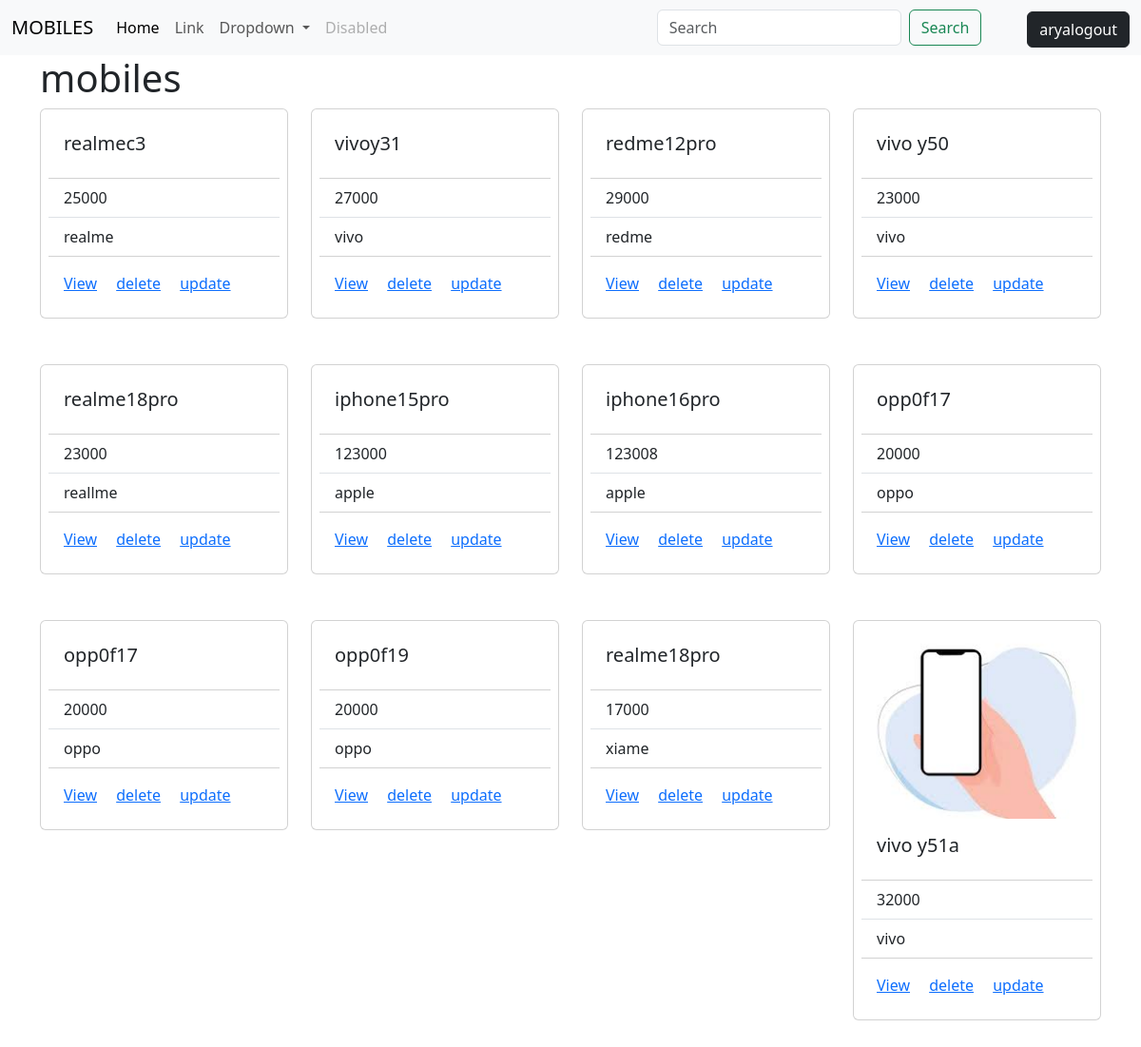
Page /mobile/all (signed in) on the committed database.
### crm/models.py (models this page shows)
class Mobile(models.Model):
    name=models.CharField(max_length=100)
    brand=models.CharField(max_length=200)
    price=models.PositiveIntegerField()
    RAM=models.CharField(max_length=100)
    color=models.CharField(max_length=100)
    picture=models.ImageField(upload_to="mobile_images",null=True,blank=True)

### crm/views.py (the view)
# urls.py: path('mobile/all',views.MobileList.as_view(),name='mobile-list'),
@method_decorator(signin_required,name="dispatch")
class MobileList(View):
    template_name="mobile_list.html"
    def get(self,request,*args,**kwargs):
        search_text=request.GET.get("filter")
        qs=Mobile.objects.all()
        all_names=Mobile.objects.values_list("name",flat=True).distinct()
        all_brand_types=Mobile.objects.values_list("brand",flat=True).distinct()
        all_ram_types=Mobile.objects.values_list("RAM",flat=True).distinct()
        all_records=[]
        all_records.extend(all_names)
        all_records.extend(all_ram_types)
        all_records.extend(all_brand_types)
        if search_text:
            qs=qs.filter(Q(name__contains=search_text)|Q(brand__contains=search_text)|Q(RAM__contains=search_text))
        return render(request,self.template_name,{"data":qs,"records":all_records})

### crm/templates/mobile_list.html (shortened to what this page needs)
{%extends 'base.html'%}
{%block main_block%}
    <div class="container">
          <h1>mobiles</h1>
        <div class="row ">
            {%for m in data%}
            <div class="col-3 mb-5">
                <div class="card p-2" style="width: 100%;">
                    {%if m.picture %}
                    <img src="{{m.picture.url}}"  alt="" height="200px">
                    {%endif%}
                    <div class="card-body">
                      <h5 class="card-title">{{m.name}}</h5>
                    </div>
                    <ul class="list-group list-group-flush">
                      <li class="list-group-item">{{m.price}}</li>
                      <li class="list-group-item">{{m.brand}}</li>
                    </ul>
                    <div class="card-body">
                      <a href="{%url 'mobile-detail' m.id%}" class="card-link">View</a>
                      <a href="{%url 'mobile-delete' m.id%}" class="card-link">delete</a>
                      <a href="{%url 'mobile-update' m.id%}" class="card-link">update</a>
                    </div>
                  </div>
            </div>
            {%endfor%}
        </div>
    </div>
{%endblock%}

### crm/templates/base.html (shortened to what this page needs)
<!DOCTYPE html>
<html lang="en">
<head>
    <link href="https://cdn.jsdelivr.net/npm/bootstrap@5.3.3/dist/css/bootstrap.min.css" rel="stylesheet">
</head>
<body>
    <nav class="navbar navbar-expand-lg bg-body-tertiary ">
        <div class="container-fluid">
          <a class="navbar-brand" href="#">MOBILES</a>
          <div class="collapse navbar-collapse" id="navbarSupportedContent">
            <ul class="navbar-nav me-auto mb-2 mb-lg-0">
              <li class="nav-item">
                <a class="nav-link active" aria-current="page" href="#">Home</a>
              </li>
              <li class="nav-item">
                <a class="nav-link" href="#">Link</a>
              </li>
              <li class="nav-item dropdown">
                <a class="nav-link dropdown-toggle" href="#" role="button" data-bs-toggle="dropdown" aria-expanded="false">
                  Dropdown
                </a>
              </li>
              <li class="nav-item">
                <a class="nav-link disabled" aria-disabled="true">Disabled</a>
              </li>
            </ul>
            <form class="d-flex" role="search">
              <input class="form-control me-2" type="search" placeholder="Search" aria-label="Search">
              <button class="btn btn-outline-success me-5 " type="submit">Search</button>
            </form>
            <ul class="navbar-nav">
                <li class="nav-item mt-1">
                    <a href="{%url 'signout'%}" class="btn btn-dark">{{request.user}}logout</a>
                </li>
            </ul>
          </div>
        </div>
      </nav>
    {%block main_block%}
    {%endblock%}
</body>
</html>

### rows in the picture
Mobile: name "realmec3", price "25000", brand "realme"
Mobile: name "vivoy31", price "27000", brand "vivo"
Mobile: name "redme12pro", price "29000", brand "redme"
Mobile: name "vivo y50", price "23000", brand "vivo"
Mobile: name "realme18pro", price "23000", brand "reallme"
Mobile: name "iphone15pro", price "123000", brand "apple"
Mobile: name "iphone16pro", price "123008", brand "apple"
Mobile: name "opp0f17", price "20000", brand "oppo"
Mobile: name "opp0f17", price "20000", brand "oppo"
Mobile: name "opp0f19", price "20000", brand "oppo"
Mobile: name "realme18pro", price "17000", brand "xiame"
Mobile: picture (picture), name "vivo y51a", price "32000", brand "vivo"

### other values in the picture
{{ request.user }} "arya"
